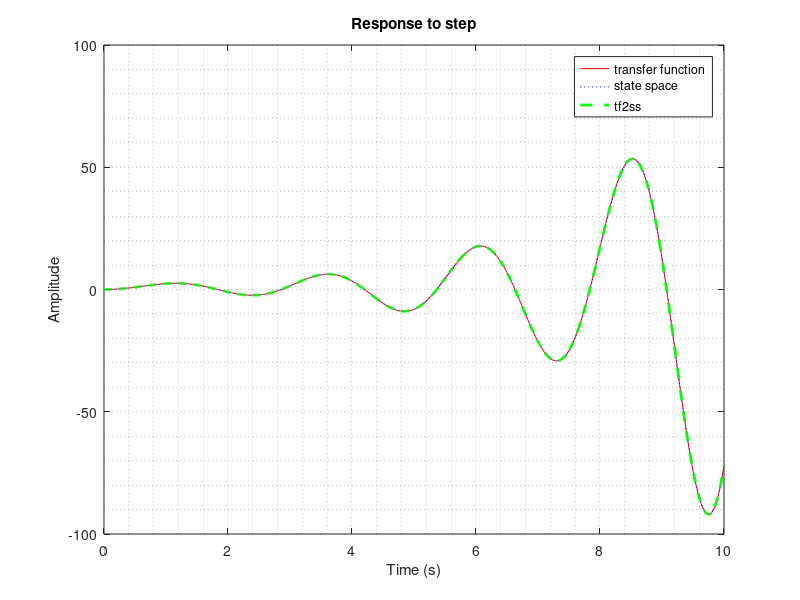

This figure's MATLAB source:
clc,clear
t = 0:0.01:10;
%% b
NUM = [8 10];
DEN = [1 1 5 13];
sys_b_tf = tf(NUM, DEN);
[A_,B_, C_, D_] = tf2ss(NUM, DEN);
A = [0 1 0;
     0 0 1;
    -13 -5 -1];
B = [0;0;1];
C = [10 8 0];
D = 0;
sys_b_ss = ss(A,B,C,D);
sys_b_tf2ss = ss(A_,B_,C_,D_);

[y1,t] = step(sys_b_tf,t);
[y2,t] = step(sys_b_ss,t);
[y3,t] = step(sys_b_tf2ss,t);
plot(t,y1,'r',t,y2,'b:',t,y3,'g--','linewidth',2)
grid minor
title('Response to step')
xlabel('Time (s)')
ylabel('Amplitude')
legend('transfer function', 'state space','tf2ss','location','best')